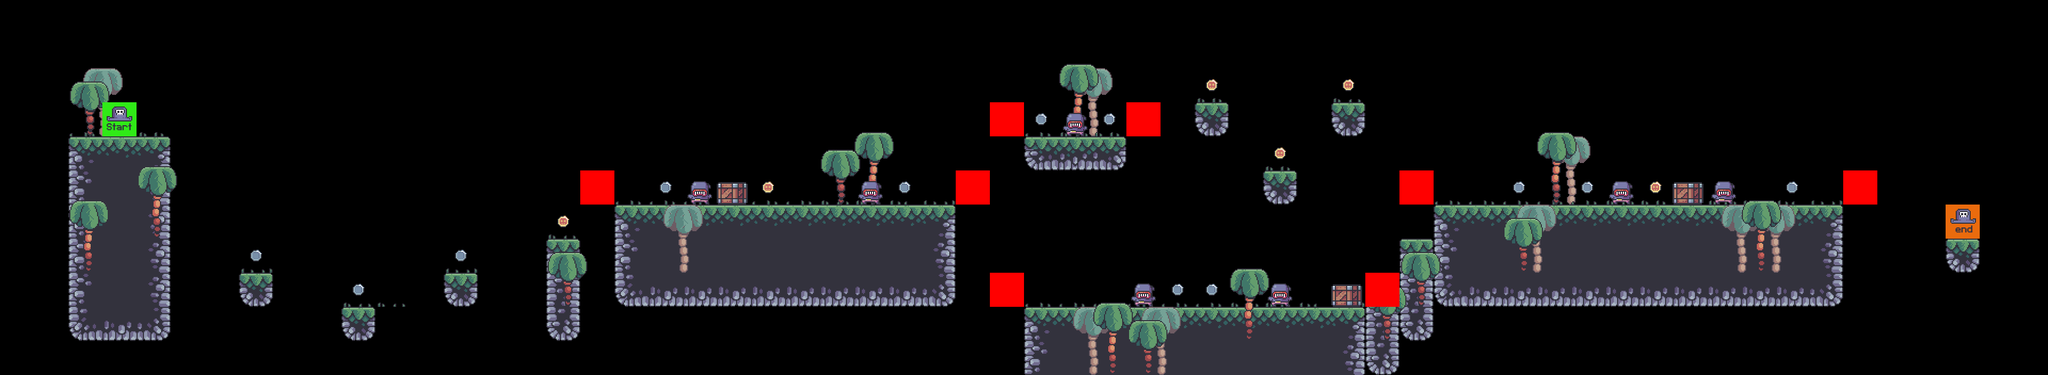

Rendered tile map (Tiled .tmx) drawn with the repository's tilesets; below, a short description and the map source with its tile grids summarised:
An orthogonal 60x11 tile map with 64x64 px tiles, 9 tile layers (terrain, bg_palms, grass, palms, ...), 8 tilesets.

<map version="1.10" tiledversion="1.10.2" orientation="orthogonal" renderorder="right-down" width="60" height="11" tilewidth="64" tileheight="64" infinite="0" nextlayerid="10" nextobjectid="1">
 <tileset firstgid="1" source="terrain_tiles.tsx" />
 <tileset firstgid="17" source="palms.tsx" />
 <tileset firstgid="26" source="player.tsx" />
 <tileset firstgid="28" source="coin_tiles.tsx" />
 <tileset firstgid="30" source="crates.tsx" />
 <tileset firstgid="31" source="bg_palms.tsx" />
 <tileset firstgid="35" source="../Tilesets/grass.tsx" />
 <tileset firstgid="40" source="enemies.tsx" />
 <layer id="1" name="terrain" width="60" height="11" locked="1">
  <data>[660 cells, 123 non-empty, 16 distinct tile ids]</data>
 </layer>
 <layer id="5" name="bg_palms" width="60" height="11" locked="1">
  <data>[660 cells, 9 non-empty, 1 distinct tile ids]</data>
 </layer>
 <layer id="3" name="grass" width="60" height="11" locked="1">
  <data>[660 cells, 47 non-empty, 5 distinct tile ids]</data>
 </layer>
 <layer id="4" name="palms" width="60" height="11" locked="1">
  <data>[660 cells, 15 non-empty, 2 distinct tile ids]</data>
 </layer>
 <layer id="6" name="crates" width="60" height="11" locked="1">
  <data>[660 cells, 3 non-empty, 1 distinct tile ids]</data>
 </layer>
 <layer id="2" name="coins" width="60" height="11" locked="1">
  <data>[660 cells, 19 non-empty, 2 distinct tile ids]</data>
 </layer>
 <layer id="7" name="player" width="60" height="11" locked="1">
  <data>[660 cells, 2 non-empty, 2 distinct tile ids]</data>
 </layer>
 <layer id="8" name="enemies" width="60" height="11" locked="1">
  <data>[660 cells, 7 non-empty, 1 distinct tile ids]</data>
 </layer>
 <layer id="9" name="constraints" width="60" height="11" locked="1">
  <data>[660 cells, 8 non-empty, 1 distinct tile ids]</data>
 </layer>
</map>
